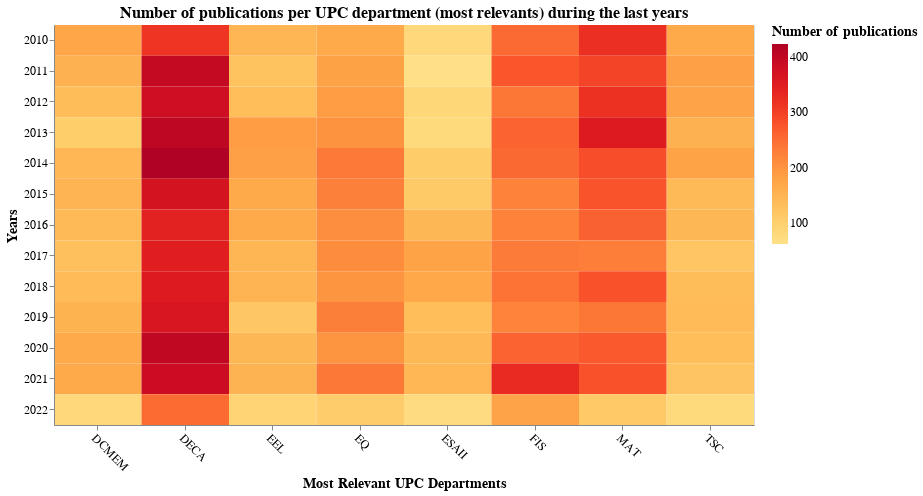

Notebook code for this chart:
### Code cell
detailed_vis1 = alt.Chart(detailed_df1).mark_rect(
    ).encode(
    x=alt.X('DEPARTAMENT UPC ACRO:O', title='Most Relevant UPC Departments', axis = alt.Axis (labelAngle = 45, labelFontSize=12, titleFontSize = 14)),
    y=alt.Y('ANYS:O', title='Years', axis = alt.Axis (labelFontSize=12, titleFontSize = 14)),
    color=alt.Color('PUBLICACIONS:Q',
              title='Number of publications',
              scale=alt.Scale(scheme='yelloworangered'), legend = alt.Legend(titleFontSize = 14, labelFontSize=12))
).properties (
    title=alt.TitleParams("Number of publications per UPC department (most relevants) during the last years",fontSize=16),
    width = 700,
    height = 400
)

detailed_vis1

### Figure 1 — Vega-Lite specification as saved in the notebook (floating-point values rounded to 4 significant figures)
{"config": {"view": {"continuousWidth": 400, "continuousHeight": 300}}, "data": {"name": "data-d0dbcb1619d6cc73cddfacd25f9c9dbd"}, "mark": "rect", "encoding": {"color": {"field": "PUBLICACIONS", "legend": {"labelFontSize": 12, "titleFontSize": 14}, "scale": {"scheme": "yelloworangered"}, "title": "Number of publications", "type": "quantitative"}, "x": {"axis": {"labelAngle": 45, "labelFontSize": 12, "titleFontSize": 14}, "field": "DEPARTAMENT UPC ACRO", "title": "Most Relevant UPC Departments", "type": "ordinal"}, "y": {"axis": {"labelFontSize": 12, "titleFontSize": 14}, "field": "ANYS", "title": "Years", "type": "ordinal"}}, "height": 400, "title": {"text": "Number of publications per UPC department (most relevants) during the last years", "fontSize": 16}, "width": 700, "$schema": "https://vega.github.io/schema/vega-lite/v4.17.0.json", "datasets": {"data-d0dbcb1619d6cc73cddfacd25f9c9dbd": [{"DEPARTAMENT UPC ACRO": "ESAII", "ANYS": 2010, "PUBLICACIONS": 82, "PUBLICACIONS TOTALS": 1503}, {"DEPARTAMENT UPC ACRO": "ESAII", "ANYS": 2011, "PUBLICACIONS": 62, "PUBLICACIONS TOTALS": 1503}, {"DEPARTAMENT UPC ACRO": "ESAII", "ANYS": 2012, "PUBLICACIONS": 83, "PUBLICACIONS TOTALS": 1503}, {"DEPARTAMENT UPC ACRO": "ESAII", "ANYS": 2013, "PUBLICACIONS": 77, "PUBLICACIONS TOTALS": 1503}, {"DEPARTAMENT UPC ACRO": "ESAII", "ANYS": 2014, "PUBLICACIONS": 106, "PUBLICACIONS TOTALS": 1503}, {"DEPARTAMENT UPC ACRO": "ESAII", "ANYS": 2015, "PUBLICACIONS": 111, "PUBLICACIONS TOTALS": 1503}, {"DEPARTAMENT UPC ACRO": "ESAII", "ANYS": 2016, "PUBLICACIONS": 144, "PUBLICACIONS TOTALS": 1503}, {"DEPARTAMENT UPC ACRO": "ESAII", "ANYS": 2017, "PUBLICACIONS": 176, "PUBLICACIONS TOTALS": 1503}, {"DEPARTAMENT UPC ACRO": "ESAII", "ANYS": 2018, "PUBLICACIONS": 171, "PUBLICACIONS TOTALS": 1503}, {"DEPARTAMENT UPC ACRO": "ESAII", "ANYS": 2019, "PUBLICACIONS": 132, "PUBLICACIONS TOTALS": 1503}, {"DEPARTAMENT UPC ACRO": "ESAII", "ANYS": 2020, "PUBLICACIONS": 141, "PUBLICACIONS TOTALS": 1503}, {"DEPARTAMENT UPC ACRO": "ESAII", "ANYS": 2021, "PUBLICACIONS": 145, "PUBLICACIONS TOTALS": 1503}, {"DEPARTAMENT UPC ACRO": "ESAII", "ANYS": 2022, "PUBLICACIONS": 73, "PUBLICACIONS TOTALS": 1503}, {"DEPARTAMENT UPC ACRO": "DCMEM", "ANYS": 2010, "PUBLICACIONS": 174, "PUBLICACIONS TOTALS": 1839}, {"DEPARTAMENT UPC ACRO": "DCMEM", "ANYS": 2011, "PUBLICACIONS": 155, "PUBLICACIONS TOTALS": 1839}, {"DEPARTAMENT UPC ACRO": "DCMEM", "ANYS": 2012, "PUBLICACIONS": 135, "PUBLICACIONS TOTALS": 1839}, {"DEPARTAMENT UPC ACRO": "DCMEM", "ANYS": 2013, "PUBLICACIONS": 104, "PUBLICACIONS TOTALS": 1839}, {"DEPARTAMENT UPC ACRO": "DCMEM", "ANYS": 2014, "PUBLICACIONS": 145, "PUBLICACIONS TOTALS": 1839}, {"DEPARTAMENT UPC ACRO": "DCMEM", "ANYS": 2015, "PUBLICACIONS": 150, "PUBLICACIONS TOTALS": 1839}, {"DEPARTAMENT UPC ACRO": "DCMEM", "ANYS": 2016, "PUBLICACIONS": 140, "PUBLICACIONS TOTALS": 1839}, {"DEPARTAMENT UPC ACRO": "DCMEM", "ANYS": 2017, "PUBLICACIONS": 128, "PUBLICACIONS TOTALS": 1839}, {"DEPARTAMENT UPC ACRO": "DCMEM", "ANYS": 2018, "PUBLICACIONS": 138, "PUBLICACIONS TOTALS": 1839}, {"DEPARTAMENT UPC ACRO": "DCMEM", "ANYS": 2019, "PUBLICACIONS": 152, "PUBLICACIONS TOTALS": 1839}, {"DEPARTAMENT UPC ACRO": "DCMEM", "ANYS": 2020, "PUBLICACIONS": 169, "PUBLICACIONS TOTALS": 1839}, {"DEPARTAMENT UPC ACRO": "DCMEM", "ANYS": 2021, "PUBLICACIONS": 168, "PUBLICACIONS TOTALS": 1839}, {"DEPARTAMENT UPC ACRO": "DCMEM", "ANYS": 2022, "PUBLICACIONS": 81, "PUBLICACIONS TOTALS": 1839}, {"DEPARTAMENT UPC ACRO": "TSC", "ANYS": 2010, "PUBLICACIONS": 169, "PUBLICACIONS TOTALS": 1867}, {"DEPARTAMENT UPC ACRO": "TSC", "ANYS": 2011, "PUBLICACIONS": 183, "PUBLICACIONS TOTALS": 1867}, {"DEPARTAMENT UPC ACRO": "TSC", "ANYS": 2012, "PUBLICACIONS": 178, "PUBLICACIONS TOTALS": 1867}, {"DEPARTAMENT UPC ACRO": "TSC", "ANYS": 2013, "PUBLICACIONS": 155, "PUBLICACIONS TOTALS": 1867}, {"DEPARTAMENT UPC ACRO": "TSC", "ANYS": 2014, "PUBLICACIONS": 177, "PUBLICACIONS TOTALS": 1867}, {"DEPARTAMENT UPC ACRO": "TSC", "ANYS": 2015, "PUBLICACIONS": 140, "PUBLICACIONS TOTALS": 1867}, {"DEPARTAMENT UPC ACRO": "TSC", "ANYS": 2016, "PUBLICACIONS": 144, "PUBLICACIONS TOTALS": 1867}, {"DEPARTAMENT UPC ACRO": "TSC", "ANYS": 2017, "PUBLICACIONS": 119, "PUBLICACIONS TOTALS": 1867}, {"DEPARTAMENT UPC ACRO": "TSC", "ANYS": 2018, "PUBLICACIONS": 135, "PUBLICACIONS TOTALS": 1867}, {"DEPARTAMENT UPC ACRO": "TSC", "ANYS": 2019, "PUBLICACIONS": 137, "PUBLICACIONS TOTALS": 1867}, {"DEPARTAMENT UPC ACRO": "TSC", "ANYS": 2020, "PUBLICACIONS": 132, "PUBLICACIONS TOTALS": 1867}, {"DEPARTAMENT UPC ACRO": "TSC", "ANYS": 2021, "PUBLICACIONS": 121, "PUBLICACIONS TOTALS": 1867}, {"DEPARTAMENT UPC ACRO": "TSC", "ANYS": 2022, "PUBLICACIONS": 77, "PUBLICACIONS TOTALS": 1867}, {"DEPARTAMENT UPC ACRO": "EEL", "ANYS": 2010, "PUBLICACIONS": 146, "PUBLICACIONS TOTALS": 1902}, {"DEPARTAMENT UPC ACRO": "EEL", "ANYS": 2011, "PUBLICACIONS": 124, "PUBLICACIONS TOTALS": 1902}, {"DEPARTAMENT UPC ACRO": "EEL", "ANYS": 2012, "PUBLICACIONS": 131, "PUBLICACIONS TOTALS": 1902}, {"DEPARTAMENT UPC ACRO": "EEL", "ANYS": 2013, "PUBLICACIONS": 187, "PUBLICACIONS TOTALS": 1902}, {"DEPARTAMENT UPC ACRO": "EEL", "ANYS": 2014, "PUBLICACIONS": 182, "PUBLICACIONS TOTALS": 1902}, {"DEPARTAMENT UPC ACRO": "EEL", "ANYS": 2015, "PUBLICACIONS": 168, "PUBLICACIONS TOTALS": 1902}, {"DEPARTAMENT UPC ACRO": "EEL", "ANYS": 2016, "PUBLICACIONS": 167, "PUBLICACIONS TOTALS": 1902}, {"DEPARTAMENT UPC ACRO": "EEL", "ANYS": 2017, "PUBLICACIONS": 146, "PUBLICACIONS TOTALS": 1902}, {"DEPARTAMENT UPC ACRO": "EEL", "ANYS": 2018, "PUBLICACIONS": 150, "PUBLICACIONS TOTALS": 1902}, {"DEPARTAMENT UPC ACRO": "EEL", "ANYS": 2019, "PUBLICACIONS": 116, "PUBLICACIONS TOTALS": 1902}, {"DEPARTAMENT UPC ACRO": "EEL", "ANYS": 2020, "PUBLICACIONS": 144, "PUBLICACIONS TOTALS": 1902}, {"DEPARTAMENT UPC ACRO": "EEL", "ANYS": 2021, "PUBLICACIONS": 151, "PUBLICACIONS TOTALS": 1902}, {"DEPARTAMENT UPC ACRO": "EEL", "ANYS": 2022, "PUBLICACIONS": 90, "PUBLICACIONS TOTALS": 1902}, {"DEPARTAMENT UPC ACRO": "EQ", "ANYS": 2010, "PUBLICACIONS": 168, "PUBLICACIONS TOTALS": 2589}, {"DEPARTAMENT UPC ACRO": "EQ", "ANYS": 2011, "PUBLICACIONS": 180, "PUBLICACIONS TOTALS": 2589}, {"DEPARTAMENT UPC ACRO": "EQ", "ANYS": 2012, "PUBLICACIONS": 187, "PUBLICACIONS TOTALS": 2589}, {"DEPARTAMENT UPC ACRO": "EQ", "ANYS": 2013, "PUBLICACIONS": 203, "PUBLICACIONS TOTALS": 2589}, {"DEPARTAMENT UPC ACRO": "EQ", "ANYS": 2014, "PUBLICACIONS": 235, "PUBLICACIONS TOTALS": 2589}, {"DEPARTAMENT UPC ACRO": "EQ", "ANYS": 2015, "PUBLICACIONS": 226, "PUBLICACIONS TOTALS": 2589}, {"DEPARTAMENT UPC ACRO": "EQ", "ANYS": 2016, "PUBLICACIONS": 209, "PUBLICACIONS TOTALS": 2589}, {"DEPARTAMENT UPC ACRO": "EQ", "ANYS": 2017, "PUBLICACIONS": 212, "PUBLICACIONS TOTALS": 2589}, {"DEPARTAMENT UPC ACRO": "EQ", "ANYS": 2018, "PUBLICACIONS": 200, "PUBLICACIONS TOTALS": 2589}, {"DEPARTAMENT UPC ACRO": "EQ", "ANYS": 2019, "PUBLICACIONS": 227, "PUBLICACIONS TOTALS": 2589}, {"DEPARTAMENT UPC ACRO": "EQ", "ANYS": 2020, "PUBLICACIONS": 199, "PUBLICACIONS TOTALS": 2589}, {"DEPARTAMENT UPC ACRO": "EQ", "ANYS": 2021, "PUBLICACIONS": 236, "PUBLICACIONS TOTALS": 2589}, {"DEPARTAMENT UPC ACRO": "EQ", "ANYS": 2022, "PUBLICACIONS": 107, "PUBLICACIONS TOTALS": 2589}, {"DEPARTAMENT UPC ACRO": "FIS", "ANYS": 2010, "PUBLICACIONS": 252, "PUBLICACIONS TOTALS": 3183}, {"DEPARTAMENT UPC ACRO": "FIS", "ANYS": 2011, "PUBLICACIONS": 274, "PUBLICACIONS TOTALS": 3183}, {"DEPARTAMENT UPC ACRO": "FIS", "ANYS": 2012, "PUBLICACIONS": 238, "PUBLICACIONS TOTALS": 3183}, {"DEPARTAMENT UPC ACRO": "FIS", "ANYS": 2013, "PUBLICACIONS": 260, "PUBLICACIONS TOTALS": 3183}, {"DEPARTAMENT UPC ACRO": "FIS", "ANYS": 2014, "PUBLICACIONS": 253, "PUBLICACIONS TOTALS": 3183}, {"DEPARTAMENT UPC ACRO": "FIS", "ANYS": 2015, "PUBLICACIONS": 222, "PUBLICACIONS TOTALS": 3183}, {"DEPARTAMENT UPC ACRO": "FIS", "ANYS": 2016, "PUBLICACIONS": 222, "PUBLICACIONS TOTALS": 3183}, {"DEPARTAMENT UPC ACRO": "FIS", "ANYS": 2017, "PUBLICACIONS": 232, "PUBLICACIONS TOTALS": 3183}, {"DEPARTAMENT UPC ACRO": "FIS", "ANYS": 2018, "PUBLICACIONS": 242, "PUBLICACIONS TOTALS": 3183}, {"DEPARTAMENT UPC ACRO": "FIS", "ANYS": 2019, "PUBLICACIONS": 221, "PUBLICACIONS TOTALS": 3183}, {"DEPARTAMENT UPC ACRO": "FIS", "ANYS": 2020, "PUBLICACIONS": 260, "PUBLICACIONS TOTALS": 3183}, {"DEPARTAMENT UPC ACRO": "FIS", "ANYS": 2021, "PUBLICACIONS": 329, "PUBLICACIONS TOTALS": 3183}, {"DEPARTAMENT UPC ACRO": "FIS", "ANYS": 2022, "PUBLICACIONS": 178, "PUBLICACIONS TOTALS": 3183}, {"DEPARTAMENT UPC ACRO": "MAT", "ANYS": 2010, "PUBLICACIONS": 322, "PUBLICACIONS TOTALS": 3524}, {"DEPARTAMENT UPC ACRO": "MAT", "ANYS": 2011, "PUBLICACIONS": 295, "PUBLICACIONS TOTALS": 3524}, {"DEPARTAMENT UPC ACRO": "MAT", "ANYS": 2012, "PUBLICACIONS": 319, "PUBLICACIONS TOTALS": 3524}, {"DEPARTAMENT UPC ACRO": "MAT", "ANYS": 2013, "PUBLICACIONS": 354, "PUBLICACIONS TOTALS": 3524}, {"DEPARTAMENT UPC ACRO": "MAT", "ANYS": 2014, "PUBLICACIONS": 285, "PUBLICACIONS TOTALS": 3524}, {"DEPARTAMENT UPC ACRO": "MAT", "ANYS": 2015, "PUBLICACIONS": 278, "PUBLICACIONS TOTALS": 3524}, {"DEPARTAMENT UPC ACRO": "MAT", "ANYS": 2016, "PUBLICACIONS": 262, "PUBLICACIONS TOTALS": 3524}, {"DEPARTAMENT UPC ACRO": "MAT", "ANYS": 2017, "PUBLICACIONS": 229, "PUBLICACIONS TOTALS": 3524}, {"DEPARTAMENT UPC ACRO": "MAT", "ANYS": 2018, "PUBLICACIONS": 279, "PUBLICACIONS TOTALS": 3524}, {"DEPARTAMENT UPC ACRO": "MAT", "ANYS": 2019, "PUBLICACIONS": 238, "PUBLICACIONS TOTALS": 3524}, {"DEPARTAMENT UPC ACRO": "MAT", "ANYS": 2020, "PUBLICACIONS": 271, "PUBLICACIONS TOTALS": 3524}, {"DEPARTAMENT UPC ACRO": "MAT", "ANYS": 2021, "PUBLICACIONS": 279, "PUBLICACIONS TOTALS": 3524}, {"DEPARTAMENT UPC ACRO": "MAT", "ANYS": 2022, "PUBLICACIONS": 113, "PUBLICACIONS TOTALS": 3524}, {"DEPARTAMENT UPC ACRO": "DECA", "ANYS": 2010, "PUBLICACIONS": 314, "PUBLICACIONS TOTALS": 4721}, {"DEPARTAMENT UPC ACRO": "DECA", "ANYS": 2011, "PUBLICACIONS": 395, "PUBLICACIONS TOTALS": 4721}, {"DEPARTAMENT UPC ACRO": "DECA", "ANYS": 2012, "PUBLICACIONS": 380, "PUBLICACIONS TOTALS": 4721}, {"DEPARTAMENT UPC ACRO": "DECA", "ANYS": 2013, "PUBLICACIONS": 404, "PUBLICACIONS TOTALS": 4721}, {"DEPARTAMENT UPC ACRO": "DECA", "ANYS": 2014, "PUBLICACIONS": 423, "PUBLICACIONS TOTALS": 4721}, {"DEPARTAMENT UPC ACRO": "DECA", "ANYS": 2015, "PUBLICACIONS": 369, "PUBLICACIONS TOTALS": 4721}, {"DEPARTAMENT UPC ACRO": "DECA", "ANYS": 2016, "PUBLICACIONS": 342, "PUBLICACIONS TOTALS": 4721}, {"DEPARTAMENT UPC ACRO": "DECA", "ANYS": 2017, "PUBLICACIONS": 347, "PUBLICACIONS TOTALS": 4721}, {"DEPARTAMENT UPC ACRO": "DECA", "ANYS": 2018, "PUBLICACIONS": 352, "PUBLICACIONS TOTALS": 4721}, {"DEPARTAMENT UPC ACRO": "DECA", "ANYS": 2019, "PUBLICACIONS": 361, "PUBLICACIONS TOTALS": 4721}, {"DEPARTAMENT UPC ACRO": "DECA", "ANYS": 2020, "PUBLICACIONS": 400, "PUBLICACIONS TOTALS": 4721}, {"DEPARTAMENT UPC ACRO": "DECA", "ANYS": 2021, "PUBLICACIONS": 384, "PUBLICACIONS TOTALS": 4721}, {"DEPARTAMENT UPC ACRO": "DECA", "ANYS": 2022, "PUBLICACIONS": 250, "PUBLICACIONS TOTALS": 4721}]}}
